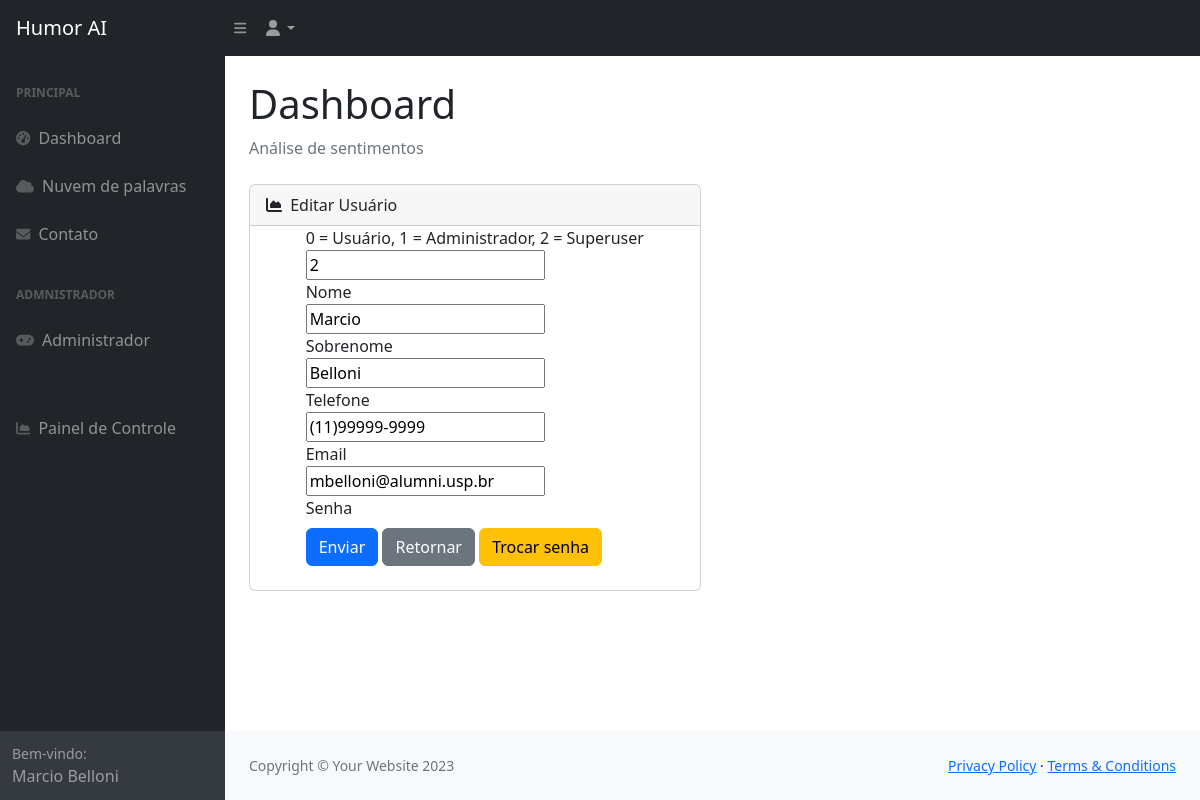
Screenshot of /public/editar_usuario.php?id=1 (signed in) with the database file from the repository.
### tables this page shows
CREATE TABLE `users` (
  `id` int(11) NOT NULL AUTO_INCREMENT,
  `id_empresa` int(11) DEFAULT NULL,
  `nome` varchar(255) DEFAULT NULL,
  `sobrenome` varchar(255) DEFAULT NULL,
  `telefone` varchar(20) DEFAULT NULL,
  `email` varchar(255) DEFAULT NULL,
  `senha` varchar(255) DEFAULT NULL,
  `superuser` tinyint(1) DEFAULT NULL,
  `token` varchar(255) DEFAULT NULL,
  `data_criacao` timestamp NOT NULL DEFAULT current_timestamp(),
  `data_modificacao` timestamp NOT NULL DEFAULT current_timestamp() ON UPDATE current_timestamp(),
  `prazo` varchar(255) DEFAULT NULL,
  PRIMARY KEY (`id`),
  KEY `id_empresa` (`id_empresa`)
);

### dbm/DBConfig.php (called while the page is built)
<?php
class DBConfig
{
    private static $dbname = "humorai";
    private static $options = [
        PDO::ATTR_ERRMODE => PDO::ERRMODE_EXCEPTION,
        PDO::ATTR_DEFAULT_FETCH_MODE => PDO::FETCH_ASSOC,
    ];
    public static function getServer()
    {
        $host = getenv('DB_HOST') ?: 'humoria-db';
        $port = getenv('DB_PORT') ?: '3306';
        return "{$host}:{$port}";
    }
    public static function getBdName()
    {
        return getenv('DB_NAME') ?: self::$dbname;
    }
    public static function getDSN()
    {
        return "mysql:host=" . self::getServer() . ";dbname=" . self::getBdName();
    }
    public static function getOptions()
    {
        return self::$options;
    }
    public static function getUsername()
    {
        return getenv('DB_USER') ?: 'root';
    }
    public static function getPassword()
    {
        return getenv('DB_PASSWORD');
    }
}
?>

### dbm/DatabaseConnector.php (called while the page is built)
<?php
class DatabaseConnector {
    private $dsn;
    private $username;
    private $password;
    private $options;
    public function __construct($dsn, $username, $password, $options) {
        $this->dsn = $dsn;
        $this->username = $username;
        $this->password = $password;
        $this->options = $options;
    }
    public function connect() {
        return new PDO($this->dsn, $this->username, $this->password, $this->options);
    }
}
?>

### controllers/BDController.php (called while the page is built, shortened)
<?php
class BDController {
    private $dbConnector;
    private $tableName;
    private $column;
    private $value;
    public function __construct($dbConnector, $tableName, $column, $value) {
        $this->dbConnector = $dbConnector->connect();
        $this->tableName = $tableName;
        $this->column = $column;
        $this->value = $value;
    }
    public function getter() {
        $sql = "SELECT * FROM {$this->tableName} WHERE {$this->column} = :value";
        $stmt = $this->dbConnector->prepare($sql);
        $stmt->bindParam(':value', $this->value, PDO::PARAM_STR);
        try {
            $stmt->execute();
            return $stmt->fetchAll(PDO::FETCH_ASSOC);
        } catch (Exception $e) {
            throw new Exception("Select failed: " . $e->getMessage());
        }
    }
}
?>

### public/editar_usuario.php (the view, shortened to what this page needs)
<?php
require("./../dbm/DatabaseConnector.php");
require("./../controllers/BDController.php");
if (isset($_SESSION['user_email'])) {
    if (isset($_GET['id'])) {
        $id = $_GET['id'];
        include_once("./../dbm/DBConfig.php");
        $dsn = DBConfig::getDSN();
        $username = DBConfig::getUsername();
        $password = DBConfig::getPassword();
        $options = DBConfig::getOptions();
        $dbConnector = new DatabaseConnector($dsn, $username, $password, $options);
        $usuario = new BDController($dbConnector, "users", "id", $id);
        if (!empty($_POST)) {
            $ratio = isset($_POST['new_superuser']) ? 1 : 0;
            $data = [
                'nome' => $_POST["new_name"],
                'sobrenome' => $_POST["new_sobrenome"],
                'email' => $_POST["new_email"],
                'telefone' => $_POST["new_telefone"],
                'superuser' => $ratio,
            ];
            $usuario->update($data);
            $_POST = array();
            $result = $usuario->getter();
        } else {
            $result = $usuario->getter();
        }
    } else {
        echo "ID não encontrado na URL";
        exit;
    }
} else {
    $_SESSION['user_email'] = null;
    session_destroy();
    header("Location: ./index.php");
    exit;
}
?>
<!DOCTYPE html>
<html lang="pt_br">
    <head>
        <link href="https://cdn.jsdelivr.net/npm/simple-datatables@7.1.2/dist/style.min.css" rel="stylesheet" />
        <link href="css/styles.css" rel="stylesheet" />
    </head>
    <body class="sb-nav-fixed">
    <nav class="sb-topnav navbar navbar-expand navbar-dark bg-dark">
            <a class="navbar-brand ps-3" href="dashboard.php">Humor AI</a>
            <button class="btn btn-link btn-sm order-1 order-lg-0 me-4 me-lg-0" id="sidebarToggle" href="#!"><i class="fas fa-bars"></i></button>
            <ul class="navbar-nav ms-auto ms-md-0 me-3 me-lg-4">
                <li class="nav-item dropdown">
                    <a class="nav-link dropdown-toggle" id="navbarDropdown" href="#" role="button" data-bs-toggle="dropdown" aria-expanded="false"><i class="fas fa-user fa-fw"></i></a>
                </li>
            </ul>
        </nav>
        <div id="layoutSidenav">
            <div id="layoutSidenav_nav">
                <nav class="sb-sidenav accordion sb-sidenav-dark" id="sidenavAccordion">
                    <div class="sb-sidenav-menu">
                        <div class="nav">
                            <div class="sb-sidenav-menu-heading">Principal</div>
                            <a class="nav-link" href="dashboard.php">
                            <div class="sb-nav-link-icon"><i class="fas fa-tachometer-alt"></i></div>
                            Dashboard
                            </a>
                            <a class="nav-link" href="detail_cloudwords.php">
                                <div class="sb-nav-link-icon"><i class="fas fa-cloud"></i></div>
                                Nuvem de palavras
                            </a>
                            <a class="nav-link" href="form_contato.php">
                                <div class="sb-nav-link-icon"><i class="fas fa-envelope"></i></div>
                                Contato
                            </a>
                            <?php if ($_SESSION['user_superuser'] > 0){
                                echo'<div class="sb-sidenav-menu-heading">Admnistrador</div>';
                                echo' <a class="nav-link" href="detail_user.php">';
                                echo '<div class="sb-nav-link-icon"><i class="fas fa-gamepad"></i></div>Administrador</a>';
                            }?>
                            <?php if ($_SESSION['user_superuser'] > 0){
                                echo'<div class="sb-sidenav-menu-heading"></div>';
                                echo'<a class="nav-link" href="painel_controle.php">';
                                echo'<div class="sb-nav-link-icon"><i class="fas fa-chart-area"></i></div>Painel de Controle</a>';
                            }?>
                        </div>
                    </div>
                    <div class="sb-sidenav-footer">
                        <div class="small">Bem-vindo:</div>
                        <?php echo $_SESSION['user_nome'] . ' ' . $_SESSION['user_sobrenome']; ?>
                    </div>
                </nav>
            </div>
            <div id="layoutSidenav_content">
                <main>
                    <div class="container-fluid px-4">
                        <h1 class="mt-4">Dashboard</h1>
                        <ol class="breadcrumb mb-4">
                            <li class="breadcrumb-item active">Análise de sentimentos</li>
                        </ol>
                        <div class="row">
                            <div class="col-xl-6">
                                <div class="card mb-4">
                                    <div class="card-header">
                                        <i class="fas fa-chart-area me-1"></i>
                                        Editar Usuário
                                    </div>
                                    <section class="content-main">
                                        <div class="row row-edit-user justify-content-center align-items-center">
                                            <div class="card-body">
                                                <form action="./editar_usuario.php?id=<?php echo $result[0]['id'] ?>" style="text-decoration: none;" method="post">
                                                    <label for="new_superuser">0 = Usuário, 1 = Administrador, 2 = Superuser</label><br>
                                                    <input required type="text" value="<?php echo htmlspecialchars($result[0]['superuser']) ?>" name="new_superuser">
                                                    </input><br><label for="new_name">Nome</label><br>
                                                    <input required type="text" value="<?php echo htmlspecialchars($result[0]['nome']) ?>" name="new_name"></input><br>
                                                    <label for="new_sobrenome">Sobrenome</label><br>
                                                    <input required type="text" value="<?php echo htmlspecialchars($result[0]['sobrenome']) ?>" name="new_sobrenome"></input><br>
                                                    <label for="new_telefone">Telefone</label><br>
                                                    <input required type="text" value="<?php echo htmlspecialchars($result[0]['telefone']) ?>" name="new_telefone"></input><br>
                                                    <label for="new_email">Email</label><br>
                                                    <input required type="email" value="<?php echo htmlspecialchars($result[0]['email']) ?>" name="new_email"></input><br>
                                                    <label for="new_password">Senha</label><br>
                                                    <button type="submit" class="btn btn-primary mt-2" name="submitBtn">Enviar</button>
                                                    <?php if ($_SESSION['user_superuser'] == 2) {
                                                        echo '<a href="./painel_controle.php"><button type="button" class="btn btn-secondary mt-2">Retornar</button></a>';
                                                    } else{
                                                        echo '<a href="./detail_user.php"><button type="button" class="btn btn-secondary mt-2">Retornar</button></a>';
                                                    }?>
                                                    <a href="./password.php"><button type="button" class="btn btn-warning mt-2">Trocar senha</button></a>
                                                </form>
                                            </div>
                                        </div>
                                    </section>
                                </div>
                            </div>
                        </div>
                    </div>
                </main>
                <footer class="py-4 bg-light mt-auto">
                    <div class="container-fluid px-4">
                        <div class="d-flex align-items-center justify-content-between small">
                            <div class="text-muted">Copyright &copy; Your Website 2023</div>
                            <div>
                                <a href="#">Privacy Policy</a>
                                &middot;
                                <a href="#">Terms &amp; Conditions</a>
                            </div>
                        </div>
                    </div>
                </footer>
            </div>
        </div>
    </body>
</html>

### rows the page displays
users: new_superuser "2", new_name "Marcio", new_sobrenome "Belloni", new_telefone "(11)99999-9999", new_email "mbelloni@alumni.usp.br"

### other values shown
$_SESSION['user_nome'] "Marcio"
$_SESSION['user_sobrenome'] "Belloni"
